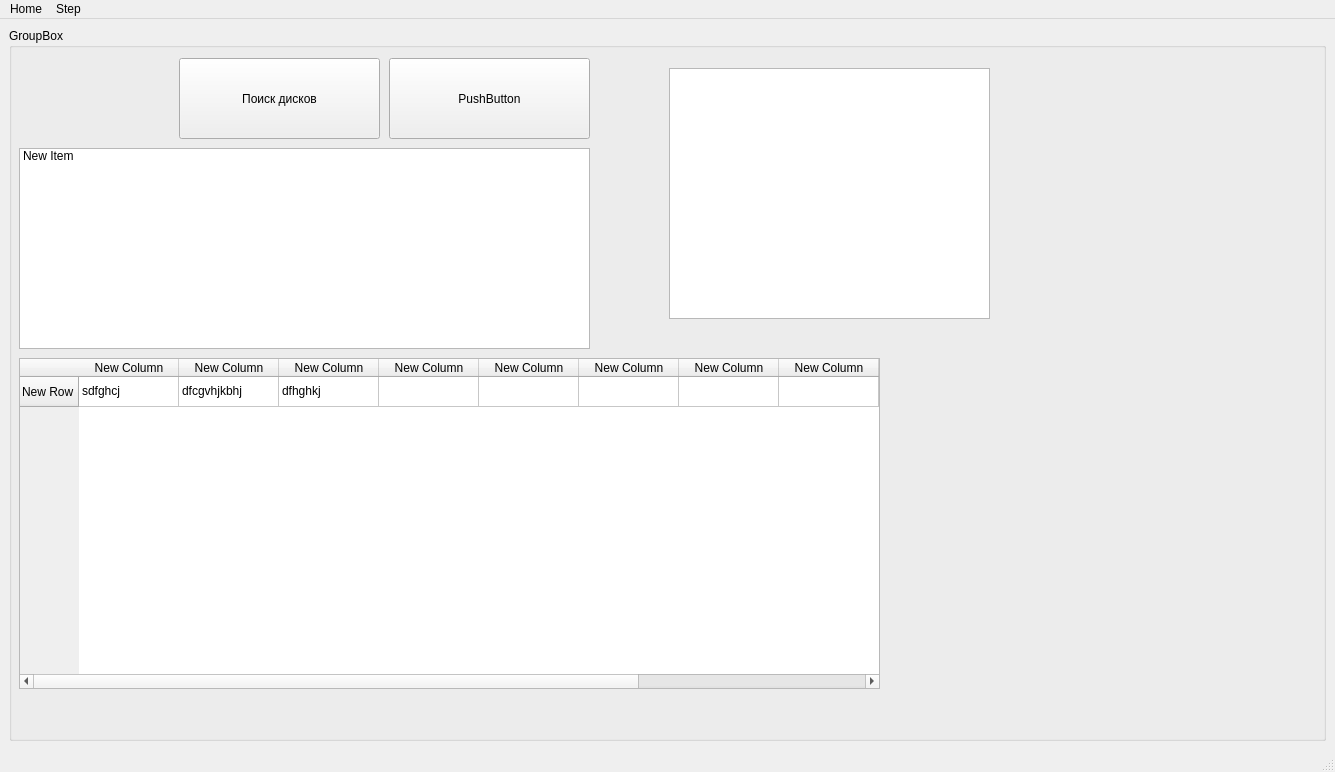
<?xml version="1.0" encoding="UTF-8"?>
<ui version="4.0">
 <class>MainWindow</class>
 <widget class="QMainWindow" name="MainWindow">
  <property name="geometry">
   <rect>
    <x>0</x>
    <y>0</y>
    <width>1335</width>
    <height>772</height>
   </rect>
  </property>
  <property name="windowTitle">
   <string>MainWindow</string>
  </property>
  <widget class="QWidget" name="centralwidget">
   <layout class="QVBoxLayout" name="verticalLayout_2">
    <item>
     <widget class="QGroupBox" name="groupBox">
      <property name="title">
       <string>GroupBox</string>
      </property>
      <widget class="QPlainTextEdit" name="plainTextEdit">
       <property name="geometry">
        <rect>
         <x>660</x>
         <y>40</y>
         <width>321</width>
         <height>251</height>
        </rect>
       </property>
      </widget>
      <widget class="QPushButton" name="pushButton">
       <property name="geometry">
        <rect>
         <x>170</x>
         <y>30</y>
         <width>201</width>
         <height>81</height>
        </rect>
       </property>
       <property name="text">
        <string>Поиск дисков</string>
       </property>
      </widget>
      <widget class="QListWidget" name="listWidget">
       <property name="geometry">
        <rect>
         <x>10</x>
         <y>120</y>
         <width>571</width>
         <height>201</height>
        </rect>
       </property>
       <item>
        <property name="text">
         <string>New Item</string>
        </property>
       </item>
      </widget>
      <widget class="QTableWidget" name="tableWidget">
       <property name="geometry">
        <rect>
         <x>10</x>
         <y>330</y>
         <width>861</width>
         <height>331</height>
        </rect>
       </property>
       <row>
        <property name="text">
         <string>New Row</string>
        </property>
       </row>
       <column>
        <property name="text">
         <string>New Column</string>
        </property>
       </column>
       <column>
        <property name="text">
         <string>New Column</string>
        </property>
       </column>
       <column>
        <property name="text">
         <string>New Column</string>
        </property>
       </column>
       <column>
        <property name="text">
         <string>New Column</string>
        </property>
       </column>
       <column>
        <property name="text">
         <string>New Column</string>
        </property>
       </column>
       <column>
        <property name="text">
         <string>New Column</string>
        </property>
       </column>
       <column>
        <property name="text">
         <string>New Column</string>
        </property>
       </column>
       <column>
        <property name="text">
         <string>New Column</string>
        </property>
       </column>
       <column>
        <property name="text">
         <string>New Column</string>
        </property>
       </column>
       <column>
        <property name="text">
         <string>New Column</string>
        </property>
       </column>
       <column>
        <property name="text">
         <string>New Column</string>
        </property>
       </column>
       <item row="0" column="0">
        <property name="text">
         <string>sdfghcj</string>
        </property>
       </item>
       <item row="0" column="1">
        <property name="text">
         <string>dfcgvhjkbhj</string>
        </property>
       </item>
       <item row="0" column="2">
        <property name="text">
         <string>dfhghkj</string>
        </property>
       </item>
      </widget>
      <widget class="QPushButton" name="pushButton_3">
       <property name="geometry">
        <rect>
         <x>380</x>
         <y>30</y>
         <width>201</width>
         <height>81</height>
        </rect>
       </property>
       <property name="text">
        <string>PushButton</string>
       </property>
      </widget>
     </widget>
    </item>
   </layout>
  </widget>
  <widget class="QMenuBar" name="menubar">
   <property name="geometry">
    <rect>
     <x>0</x>
     <y>0</y>
     <width>1335</width>
     <height>22</height>
    </rect>
   </property>
   <widget class="QMenu" name="menuHome">
    <property name="title">
     <string>Home</string>
    </property>
   </widget>
   <widget class="QMenu" name="menuStep">
    <property name="title">
     <string>Step</string>
    </property>
   </widget>
   <addaction name="menuHome"/>
   <addaction name="menuStep"/>
  </widget>
  <widget class="QStatusBar" name="statusbar"/>
 </widget>
 <resources/>
 <connections/>
</ui>
